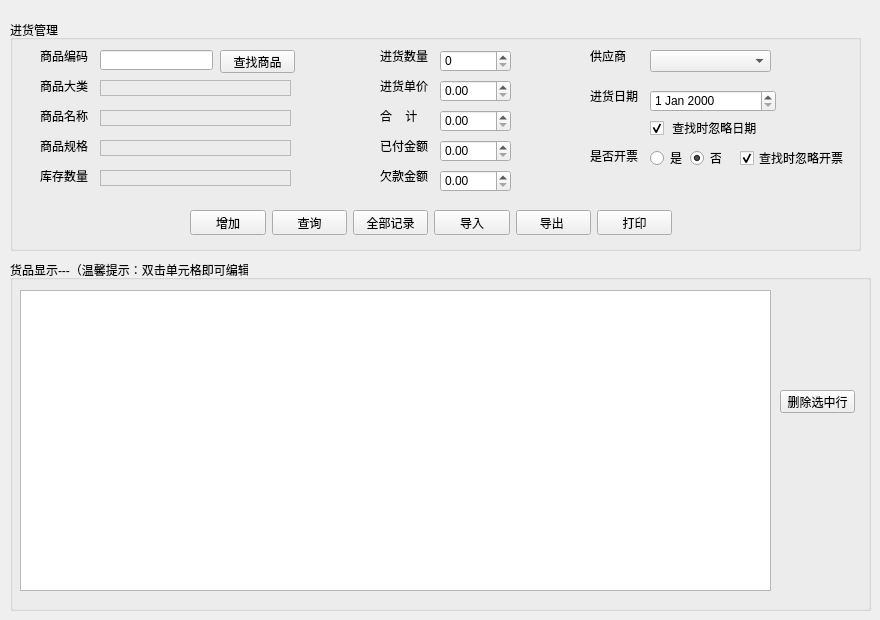
      <widget class="QWidget" name="tabSell">
       <attribute name="title">
        <string> 进货管理</string>
       </attribute>
       <widget class="QGroupBox" name="groupBox_9">
        <property name="geometry">
         <rect>
          <x>10</x>
          <y>260</y>
          <width>861</width>
          <height>351</height>
         </rect>
        </property>
        <property name="title">
         <string>货品显示---（温馨提示：双击单元格即可编辑）</string>
        </property>
        <widget class="QPushButton" name="stock_delBtn">
         <property name="geometry">
          <rect>
           <x>770</x>
           <y>130</y>
           <width>75</width>
           <height>23</height>
          </rect>
         </property>
         <property name="text">
          <string>删除选中行</string>
         </property>
        </widget>
        <widget class="QTableView" name="tableViewStock">
         <property name="geometry">
          <rect>
           <x>10</x>
           <y>30</y>
           <width>751</width>
           <height>301</height>
          </rect>
         </property>
        </widget>
       </widget>
       <widget class="QGroupBox" name="groupBox_10">
        <property name="geometry">
         <rect>
          <x>10</x>
          <y>20</y>
          <width>851</width>
          <height>231</height>
         </rect>
        </property>
        <property name="title">
         <string>进货管理</string>
        </property>
        <widget class="QDateEdit" name="stock_date_dateEdit">
         <property name="geometry">
          <rect>
           <x>640</x>
           <y>70</y>
           <width>126</width>
           <height>22</height>
          </rect>
         </property>
        </widget>
        <widget class="QLabel" name="stock_date_label">
         <property name="geometry">
          <rect>
           <x>580</x>
           <y>70</y>
           <width>54</width>
           <height>12</height>
          </rect>
         </property>
         <property name="text">
          <string>进货日期</string>
         </property>
        </widget>
        <widget class="QDoubleSpinBox" name="stock_owed_doubleSpinBox">
         <property name="geometry">
          <rect>
           <x>430</x>
           <y>150</y>
           <width>71</width>
           <height>22</height>
          </rect>
         </property>
         <property name="maximum">
          <double>9999999999.989999771118164</double>
         </property>
        </widget>
        <widget class="QDoubleSpinBox" name="stock_price_doubleSpinBox">
         <property name="geometry">
          <rect>
           <x>430</x>
           <y>60</y>
           <width>71</width>
           <height>22</height>
          </rect>
         </property>
         <property name="maximum">
          <double>99999.990000000005239</double>
         </property>
        </widget>
        <widget class="QLabel" name="stock_sellprice_label">
         <property name="geometry">
          <rect>
           <x>370</x>
           <y>60</y>
           <width>54</width>
           <height>12</height>
          </rect>
         </property>
         <property name="text">
          <string>进货单价</string>
         </property>
        </widget>
        <widget class="QSpinBox" name="stock_cnt_spinBox">
         <property name="geometry">
          <rect>
           <x>430</x>
           <y>30</y>
           <width>71</width>
           <height>22</height>
          </rect>
         </property>
         <property name="maximum">
          <number>99999</number>
         </property>
        </widget>
        <widget class="QLabel" name="stock_sellcnt_label">
         <property name="geometry">
          <rect>
           <x>370</x>
           <y>30</y>
           <width>54</width>
           <height>12</height>
          </rect>
         </property>
         <property name="text">
          <string>进货数量</string>
         </property>
        </widget>
        <widget class="QDoubleSpinBox" name="stock_payed_doubleSpinBox">
         <property name="geometry">
          <rect>
           <x>430</x>
           <y>120</y>
           <width>71</width>
           <height>22</height>
          </rect>
         </property>
         <property name="maximum">
          <double>9999999999.989999771118164</double>
         </property>
        </widget>
        <widget class="QLabel" name="stock_payed_label">
         <property name="geometry">
          <rect>
           <x>370</x>
           <y>120</y>
           <width>54</width>
           <height>12</height>
          </rect>
         </property>
         <property name="text">
          <string>已付金额</string>
         </property>
        </widget>
        <widget class="QLabel" name="stock_owed_label">
         <property name="geometry">
          <rect>
           <x>370</x>
           <y>150</y>
           <width>54</width>
           <height>12</height>
          </rect>
         </property>
         <property name="text">
          <string>欠款金额</string>
         </property>
        </widget>
        <widget class="QLabel" name="stock_selltotalprice_label">
         <property name="geometry">
          <rect>
           <x>370</x>
           <y>90</y>
           <width>54</width>
           <height>12</height>
          </rect>
         </property>
         <property name="text">
          <string>合    计</string>
         </property>
        </widget>
        <widget class="QDoubleSpinBox" name="stock_totalprice_doubleSpinBox">
         <property name="geometry">
          <rect>
           <x>430</x>
           <y>90</y>
           <width>71</width>
           <height>22</height>
          </rect>
         </property>
         <property name="maximum">
          <double>9999999999.989999771118164</double>
         </property>
        </widget>
        <widget class="QLabel" name="stock_prono_label">
         <property name="geometry">
          <rect>
           <x>30</x>
           <y>30</y>
           <width>54</width>
           <height>12</height>
          </rect>
         </property>
         <property name="text">
          <string>商品编码</string>
         </property>
        </widget>
        <widget class="QLineEdit" name="stock_prono_lineEdit">
         <property name="geometry">
          <rect>
           <x>90</x>
           <y>30</y>
           <width>113</width>
           <height>20</height>
          </rect>
         </property>
        </widget>
        <widget class="QPushButton" name="stock_pushButton">
         <property name="geometry">
          <rect>
           <x>210</x>
           <y>30</y>
           <width>75</width>
           <height>23</height>
          </rect>
         </property>
         <property name="text">
          <string>查找商品</string>
         </property>
        </widget>
        <widget class="QWidget" name="layoutWidget_3">
         <property name="geometry">
          <rect>
           <x>180</x>
           <y>190</y>
           <width>482</width>
           <height>25</height>
          </rect>
         </property>
         <layout class="QHBoxLayout" name="horizontalLayout_6">
          <item>
           <widget class="QPushButton" name="stock_addBtn">
            <property name="text">
             <string>增加</string>
            </property>
           </widget>
          </item>
          <item>
           <widget class="QPushButton" name="stock_searchBtn">
            <property name="text">
             <string>查询</string>
            </property>
            <property name="default">
             <bool>false</bool>
            </property>
           </widget>
          </item>
          <item>
           <widget class="QPushButton" name="stock_showallBtn">
            <property name="text">
             <string>全部记录</string>
            </property>
           </widget>
          </item>
          <item>
           <widget class="QPushButton" name="stock_importBtn">
            <property name="text">
             <string>导入</string>
            </property>
           </widget>
          </item>
          <item>
           <widget class="QPushButton" name="stock_exportBtn">
            <property name="text">
             <string>导出 </string>
            </property>
           </widget>
          </item>
          <item>
           <widget class="QPushButton" name="stock_printBtn">
            <property name="text">
             <string>打印</string>
            </property>
           </widget>
          </item>
         </layout>
        </widget>
        <widget class="QLabel" name="stock_customer_label">
         <property name="geometry">
          <rect>
           <x>580</x>
           <y>30</y>
           <width>54</width>
           <height>12</height>
          </rect>
         </property>
         <property name="text">
          <string>供应商</string>
         </property>
        </widget>
        <widget class="QComboBox" name="stock_supplier_comboBox">
         <property name="geometry">
          <rect>
           <x>640</x>
           <y>30</y>
           <width>121</width>
           <height>22</height>
          </rect>
         </property>
        </widget>
        <widget class="QCheckBox" name="stock_date_checkBox">
         <property name="geometry">
          <rect>
           <x>640</x>
           <y>100</y>
           <width>111</width>
           <height>16</height>
          </rect>
         </property>
         <property name="text">
          <string> 查找时忽略日期</string>
         </property>
         <property name="checked">
          <bool>true</bool>
         </property>
        </widget>
        <widget class="QLabel" name="stock_procat_showlabel">
         <property name="geometry">
          <rect>
           <x>90</x>
           <y>60</y>
           <width>191</width>
           <height>16</height>
          </rect>
         </property>
         <property name="frameShape">
          <enum>QFrame::StyledPanel</enum>
         </property>
         <property name="frameShadow">
          <enum>QFrame::Plain</enum>
         </property>
         <property name="text">
          <string/>
         </property>
        </widget>
        <widget class="QLabel" name="stock_proname_showlabel">
         <property name="geometry">
          <rect>
           <x>90</x>
           <y>90</y>
           <width>191</width>
           <height>16</height>
          </rect>
         </property>
         <property name="frameShape">
          <enum>QFrame::StyledPanel</enum>
         </property>
         <property name="text">
          <string/>
         </property>
        </widget>
        <widget class="QLabel" name="stock_prospec_showlabel">
         <property name="geometry">
          <rect>
           <x>90</x>
           <y>120</y>
           <width>191</width>
           <height>16</height>
          </rect>
         </property>
         <property name="frameShape">
          <enum>QFrame::StyledPanel</enum>
         </property>
         <property name="text">
          <string/>
         </property>
        </widget>
        <widget class="QLabel" name="stock_prostock_showlabel">
         <property name="geometry">
          <rect>
           <x>90</x>
           <y>150</y>
           <width>191</width>
           <height>16</height>
          </rect>
         </property>
         <property name="frameShape">
          <enum>QFrame::StyledPanel</enum>
         </property>
         <property name="text">
          <string/>
         </property>
        </widget>
        <widget class="QRadioButton" name="stock_invoice_radioButton_yes">
         <property name="geometry">
          <rect>
           <x>640</x>
           <y>130</y>
           <width>41</width>
           <height>16</height>
          </rect>
         </property>
         <property name="text">
          <string>是</string>
         </property>
        </widget>
        <widget class="QLabel" name="stock_invoice_label">
         <property name="geometry">
          <rect>
           <x>580</x>
           <y>130</y>
           <width>54</width>
           <height>12</height>
          </rect>
         </property>
         <property name="text">
          <string>是否开票</string>
         </property>
        </widget>
        <widget class="QLabel" name="stock_prostock_label">
         <property name="geometry">
          <rect>
           <x>30</x>
           <y>150</y>
           <width>54</width>
           <height>12</height>
          </rect>
         </property>
         <property name="text">
          <string>库存数量</string>
         </property>
        </widget>
        <widget class="QLabel" name="stock_prospec_label">
         <property name="geometry">
          <rect>
           <x>30</x>
           <y>120</y>
           <width>54</width>
           <height>12</height>
          </rect>
         </property>
         <property name="text">
          <string>商品规格</string>
         </property>
        </widget>
        <widget class="QLabel" name="stock_proname_label">
         <property name="geometry">
          <rect>
           <x>30</x>
           <y>90</y>
           <width>54</width>
           <height>12</height>
          </rect>
         </property>
         <property name="text">
          <string>商品名称</string>
         </property>
        </widget>
        <widget class="QLabel" name="stock_proncat_label">
         <property name="geometry">
          <rect>
           <x>30</x>
           <y>60</y>
           <width>54</width>
           <height>12</height>
          </rect>
         </property>
         <property name="text">
          <string>商品大类</string>
         </property>
        </widget>
        <widget class="QRadioButton" name="stock_invoice_radioButton_no">
         <property name="geometry">
          <rect>
           <x>680</x>
           <y>130</y>
           <width>31</width>
           <height>16</height>
          </rect>
         </property>
         <property name="text">
          <string>否</string>
         </property>
         <property name="checked">
          <bool>true</bool>
         </property>
        </widget>
        <widget class="QCheckBox" name="stock_invoice_checkBox">
         <property name="geometry">
          <rect>
           <x>730</x>
           <y>130</y>
           <width>111</width>
           <height>16</height>
          </rect>
         </property>
         <property name="text">
          <string>查找时忽略开票</string>
         </property>
         <property name="checked">
          <bool>true</bool>
         </property>
        </widget>
       </widget>
      </widget>
